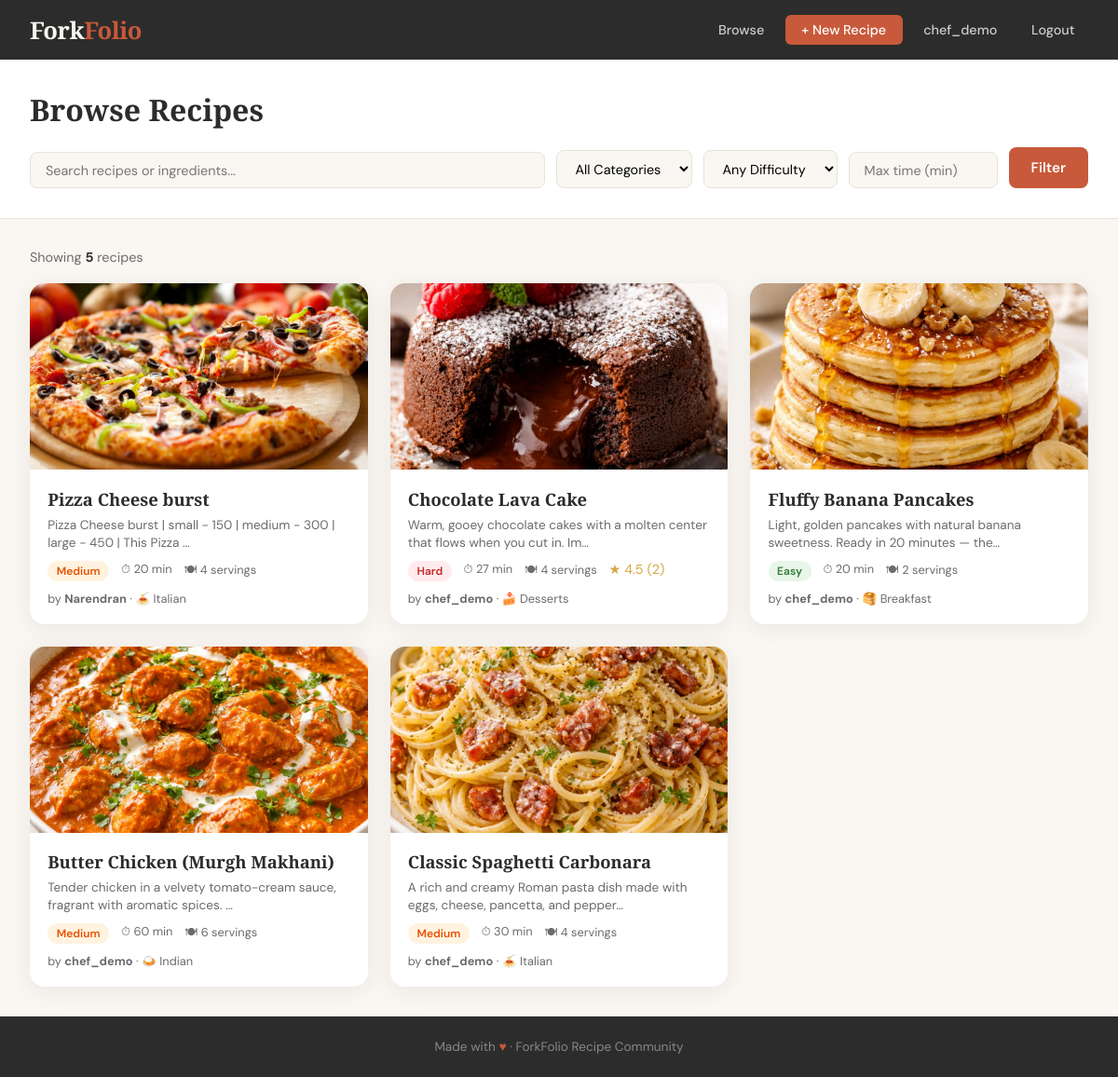
Page /recipes/ (signed in) on the committed database.
### recipes/models.py (models this page shows, shortened)
class Recipe(models.Model):
    DIFFICULTY_CHOICES = [
        ('easy', 'Easy'),
        ('medium', 'Medium'),
        ('hard', 'Hard'),
    ]
    title = models.CharField(max_length=200)
    slug = models.SlugField(unique=True)
    author = models.ForeignKey(User, on_delete=models.CASCADE, related_name='recipes')
    category = models.ForeignKey(Category, on_delete=models.SET_NULL, null=True, blank=True)
    description = models.TextField()
    photo = models.ImageField(upload_to='recipes/photos/', blank=True, null=True)
    prep_time = models.PositiveIntegerField(help_text="Minutes")
    cook_time = models.PositiveIntegerField(help_text="Minutes")
    servings = models.PositiveIntegerField(default=4)
    difficulty = models.CharField(max_length=10, choices=DIFFICULTY_CHOICES, default='medium')
    created_at = models.DateTimeField(auto_now_add=True)
    updated_at = models.DateTimeField(auto_now=True)
    class Meta:
        ordering = ['-created_at']
    def total_time(self):
        return self.prep_time + self.cook_time
    def average_rating(self):
        ratings = self.ratings.all()
        if ratings.exists():
            return round(sum(r.score for r in ratings) / ratings.count(), 1)
        return 0
    def rating_count(self):
        return self.ratings.count()

class Category(models.Model):
    name = models.CharField(max_length=100)
    slug = models.SlugField(unique=True)
    icon = models.CharField(max_length=10, default="🍽️")
    class Meta:
        verbose_name_plural = "Categories"

class Rating(models.Model):
    recipe = models.ForeignKey(Recipe, on_delete=models.CASCADE, related_name='ratings')
    user = models.ForeignKey(User, on_delete=models.CASCADE)
    score = models.IntegerField(validators=[MinValueValidator(1), MaxValueValidator(5)])
    review = models.TextField(blank=True)
    created_at = models.DateTimeField(auto_now_add=True)
    class Meta:
        unique_together = ('recipe', 'user')

### recipes/views.py (the view)
# urls.py: path('recipes/', views.recipe_list, name='recipe_list'),
def recipe_list(request):
    recipes = Recipe.objects.all()
    categories = Category.objects.all()
    q = request.GET.get('q', '')
    category = request.GET.get('category', '')
    difficulty = request.GET.get('difficulty', '')
    max_time = request.GET.get('max_time', '')
    if q:
        recipes = recipes.filter(
            Q(title__icontains=q) |
            Q(description__icontains=q) |
            Q(ingredients__name__icontains=q)
        ).distinct()
    if category:
        recipes = recipes.filter(category__slug=category)
    if difficulty:
        recipes = recipes.filter(difficulty=difficulty)
    if max_time:
        try:
            mt = int(max_time)
            recipes = [r for r in recipes if r.total_time() <= mt]
        except ValueError:
            pass
    return render(request, 'recipes/recipe_list.html', {
        'recipes': recipes,
        'categories': categories,
        'q': q,
        'selected_category': category,
        'selected_difficulty': difficulty,
        'max_time': max_time,
    })

### templates/recipes/recipe_list.html (shortened to what this page needs)
{% extends 'recipes/base.html' %}
{% block content %}
<div class="page-header">
    <h1>Browse Recipes</h1>
    <form method="get" class="filters">
        <input type="text" name="q" value="{{ q }}" placeholder="Search recipes or ingredients...">
        <select name="category">
            <option value="">All Categories</option>
        </select>
        <select name="difficulty">
            <option value="">Any Difficulty</option>
        </select>
        <input type="number" name="max_time" value="{{ max_time }}" placeholder="Max time (min)" min="1" style="width:160px">
        <button type="submit" class="btn btn-primary">Filter</button>
    </form>
</div>
<div class="container content">
    {% if recipes %}
    <p class="results-info">Showing <strong>{{ recipes|length }}</strong> recipe{{ recipes|length|pluralize }}</p>
    <div class="grid-3">
        {% for recipe in recipes %}
        <a href="{% url 'recipe_detail' recipe.slug %}" class="recipe-card">
            {% if recipe.photo %}
            <img src="{{ recipe.photo.url }}" alt="{{ recipe.title }}" class="recipe-card-img">
            {% else %}
            <div class="recipe-card-img">🍳</div>
            {% endif %}
            <div class="recipe-card-body">
                <div class="recipe-card-title">{{ recipe.title }}</div>
                <p style="font-size:0.85rem; color:var(--mid-gray); margin:0.4rem 0 0.6rem; line-height:1.4;">
                    {{ recipe.description|truncatechars:80 }}
                </p>
                <div class="recipe-card-meta">
                    <span class="badge badge-{{ recipe.difficulty }}">{{ recipe.get_difficulty_display }}</span>
                    <span>⏱ {{ recipe.total_time }} min</span>
                    <span>🍽 {{ recipe.servings }} servings</span>
                    {% if recipe.average_rating > 0 %}
                    <span class="stars">★ {{ recipe.average_rating }} ({{ recipe.rating_count }})</span>
                    {% endif %}
                </div>
                <div style="margin-top:0.6rem; font-size:0.8rem; color:var(--mid-gray);">
                    by <strong>{{ recipe.author.username }}</strong>
                    {% if recipe.category %} · {{ recipe.category.icon }} {{ recipe.category.name }}{% endif %}
                </div>
            </div>
        </a>
        {% endfor %}
    </div>
    {% else %}
    <div class="no-results">
        <div class="icon">🔍</div>
        <h2>No recipes found</h2>
        <p>Try adjusting your filters or <a href="{% url 'recipe_list' %}" style="color:var(--terracotta)">browse all recipes</a>.</p>
    </div>
    {% endif %}
</div>
{% endblock %}

### templates/recipes/base.html (shortened to what this page needs)
<!DOCTYPE html>
<html lang="en">
<head>
</head>
<body>
    <nav>
        <a href="{% url 'home' %}" class="nav-logo">Fork<span>Folio</span></a>
        <div class="nav-links">
            <a href="{% url 'recipe_list' %}">Browse</a>
            {% if user.is_authenticated %}
                <a href="{% url 'recipe_create' %}" class="btn-primary">+ New Recipe</a>
                <a href="{% url 'profile' user.username %}">{{ user.username }}</a>
                <a href="{% url 'logout' %}">Logout</a>
            {% else %}
                <a href="{% url 'login' %}">Login</a>
                <a href="{% url 'register' %}" class="btn-primary">Sign Up</a>
            {% endif %}
        </div>
    </nav>
    <main>{% block content %}{% endblock %}</main>
    <footer>
        Made with <span>♥</span> · ForkFolio Recipe Community
    </footer>
</body>
</html>

### templates/recipes/base.html (style rules this page uses)
:root { --cream: #faf7f2; --warm-white: #fff9f3; --terracotta: #c8593a; --terracotta-dark: #a8432a; --sage: #7a9e7e; --gold: #d4a843; --charcoal: #2c2c2c; --mid-gray: #6b6b6b; --light-gray: #e8e2da; --card-bg: #ffffff; --shadow: 0 4px 24px rgba(44,44,44,0.08); --shadow-hover: 0 12px 40px rgba(44,44,44,0.16); }
* { margin: 0; padding: 0; box-sizing: border-box; }
body { font-family: 'DM Sans', sans-serif; background: var(--cream); color: var(--charcoal); min-height: 100vh; }
nav { background: var(--charcoal); padding: 0 2rem; display: flex; align-items: center; justify-content: space-between; height: 64px; position: sticky; top: 0; z-index: 100; }
.nav-logo { font-family: 'Playfair Display', serif; font-size: 1.6rem; font-weight: 900; color: var(--cream); text-decoration: none; letter-spacing: -0.5px; }
.nav-logo span { color: var(--terracotta); }
.nav-links { display: flex; gap: 0.5rem; align-items: center; }
.nav-links a { color: #ccc; text-decoration: none; font-size: 0.9rem; font-weight: 500; padding: 0.4rem 0.9rem; border-radius: 6px; transition: all 0.2s; }
.nav-links .btn-primary { background: var(--terracotta); color: white; padding: 0.45rem 1.1rem; }
main { min-height: calc(100vh - 64px - 80px); }
footer { background: var(--charcoal); color: #888; text-align: center; padding: 1.5rem; font-size: 0.85rem; }
footer span { color: var(--terracotta); }
.recipe-card { background: var(--card-bg); border-radius: 16px; overflow: hidden; box-shadow: var(--shadow); transition: transform 0.25s, box-shadow 0.25s; text-decoration: none; color: inherit; display: block; }
.recipe-card-img { width: 100%; height: 200px; object-fit: cover; background: linear-gradient(135deg, #e8ddd4, #d4c9be); display: flex; align-items: center; justify-content: center; font-size: 3rem; }
.recipe-card-body { padding: 1.2rem; }
.recipe-card-title { font-family: 'Playfair Display', serif; font-size: 1.15rem; font-weight: 700; margin-bottom: 0.4rem; line-height: 1.3; }
.recipe-card-meta { display: flex; gap: 0.8rem; font-size: 0.8rem; color: var(--mid-gray); flex-wrap: wrap; }
.badge { display: inline-block; padding: 0.2rem 0.6rem; border-radius: 20px; font-size: 0.75rem; font-weight: 600; }
.badge-easy { background: #e8f5e9; color: #2e7d32; }
.badge-medium { background: #fff3e0; color: #e65100; }
.badge-hard { background: #ffebee; color: #c62828; }
.stars { color: var(--gold); font-size: 0.9rem; }
.btn { display: inline-block; padding: 0.75rem 1.5rem; border-radius: 8px; font-family: 'DM Sans', sans-serif; font-size: 0.95rem; font-weight: 600; cursor: pointer; border: none; text-decoration: none; transition: all 0.2s; }
.btn-primary { background: var(--terracotta); color: white; }
.container { max-width: 1200px; margin: 0 auto; padding: 0 2rem; }
.grid-3 { display: grid; grid-template-columns: repeat(auto-fill, minmax(300px, 1fr)); gap: 1.5rem; }

### templates/recipes/recipe_list.html (style rules this page uses)
.page-header { background: white; border-bottom: 1px solid var(--light-gray); padding: 2rem; }
.page-header h1 { font-family: 'Playfair Display', serif; font-size: 2rem; font-weight: 700; margin-bottom: 1.2rem; }
.filters { display: flex; gap: 0.75rem; flex-wrap: wrap; align-items: flex-end; }
.filters input, .filters select { padding: 0.6rem 1rem; border: 1.5px solid var(--light-gray); border-radius: 8px; font-family: 'DM Sans', sans-serif; font-size: 0.9rem; background: var(--cream); }
.filters input[name="q"] { flex: 1; min-width: 200px; }
.content { padding: 2rem; }
.results-info { margin-bottom: 1.2rem; color: var(--mid-gray); font-size: 0.9rem; }
.results-info strong { color: var(--charcoal); }

### rows in the picture
Recipe: photo (picture), title "Pizza Cheese burst", description "Pizza Cheese burst | small - 150 | medium - 300 | large - 450 | This Pizza …", difficulty "Medium", total_time "20", servings "4", author.username "Narendran", category.icon "🍝", category.name "Italian"
Recipe: photo (picture), title "Chocolate Lava Cake", description "Warm, gooey chocolate cakes with a molten center that flows when you cut in. Im…", difficulty "Hard", total_time "27", servings "4", average_rating "4.5", rating_count "2", author.username "chef_demo", category.icon "🍰", category.name "Desserts"
Recipe: photo (picture), title "Fluffy Banana Pancakes", description "Light, golden pancakes with natural banana sweetness. Ready in 20 minutes — the…", difficulty "Easy", total_time "20", servings "2", author.username "chef_demo", category.icon "🥞", category.name "Breakfast"
Recipe: photo (picture), title "Butter Chicken (Murgh Makhani)", description "Tender chicken in a velvety tomato-cream sauce, fragrant with aromatic spices. …", difficulty "Medium", total_time "60", servings "6", author.username "chef_demo", category.icon "🍛", category.name "Indian"
Recipe: photo (picture), title "Classic Spaghetti Carbonara", description "A rich and creamy Roman pasta dish made with eggs, cheese, pancetta, and pepper…", difficulty "Medium", total_time "30", servings "4", author.username "chef_demo", category.icon "🍝", category.name "Italian"

### other values in the picture
{{ user.username }} "chef_demo"
{{ recipes|length }} "5"
